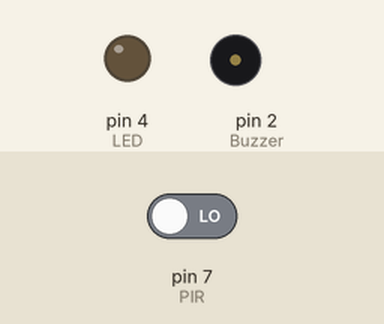
The sketch below on a simulated Arduino Uno, built with avr-gcc and run on an emulated ATmega328P. Shown: output pins drawn as LEDs (lit = HIGH), buzzer (waves = sounding, pin HIGH). Inputs (shaded band) come from the test bench; at power-on: pin 7 (PIR) LOW.

Above: at 1.2 s.
1.3 s: pin 7 (PIR) driven HIGH
At 2.5 s:
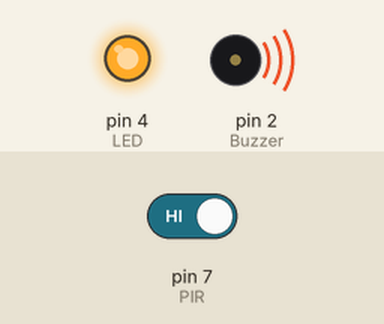
2.8 s: pin 7 (PIR) driven LOW
At 3.8 s:
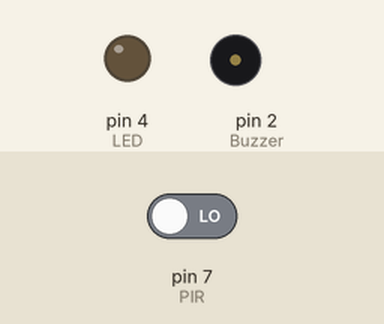
Timing chart, 0 to 5.8 s (numbered marks = the images above; inputs shaded):
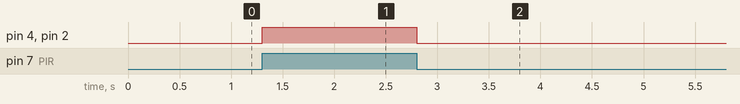

Measured:
- after the input at 1.3 s, pin 4 (LED), pin 2 (Buzzer): LOW → HIGH at once
- after the input at 2.8 s, pin 4 (LED), pin 2 (Buzzer): HIGH → LOW at once

The sketch:

pir_buzzer.ino
```cpp
int LED = 4;
int PIR = 7;
int Buzzer = 2;

void setup() {
  //define the LED and Buzzer pin as output
  pinMode(LED, OUTPUT);
  pinMode(Buzzer, OUTPUT);
  //define the sensor pin as input
  pinMode(PIR, INPUT);
}

void loop() {
  //using the digitalRead function we will read the signal of the sensor
  int value = digitalRead(PIR);
  //if its high or if an any object is detected it will activate the LED and Buzzer
  if (value == HIGH){
    digitalWrite(LED, HIGH);
    digitalWrite(Buzzer, HIGH);
  }
  else {
    digitalWrite(LED, LOW);
    digitalWrite(Buzzer, LOW);
  }
}
```
